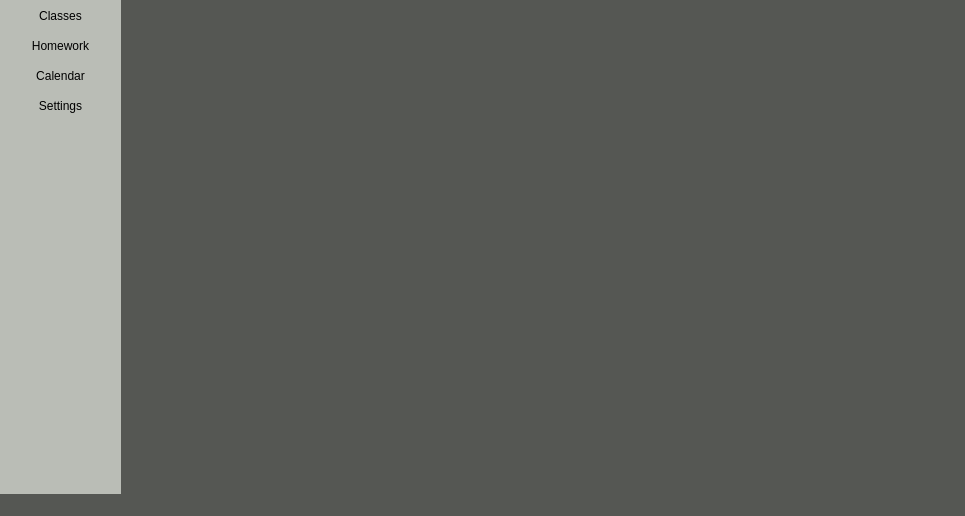
<?xml version="1.0" encoding="UTF-8"?>
<ui version="4.0">
 <class>MainWindow</class>
 <widget class="QMainWindow" name="MainWindow">
  <property name="geometry">
   <rect>
    <x>0</x>
    <y>0</y>
    <width>965</width>
    <height>516</height>
   </rect>
  </property>
  <property name="windowTitle">
   <string>QtHomework</string>
  </property>
  <property name="styleSheet">
   <string notr="true">background-color: rgb(85, 87, 83); border-radius: 0</string>
  </property>
  <widget class="QWidget" name="centralwidget">
   <widget class="QPushButton" name="classMenuButton">
    <property name="geometry">
     <rect>
      <x>0</x>
      <y>0</y>
      <width>121</width>
      <height>31</height>
     </rect>
    </property>
    <property name="cursor">
     <cursorShape>PointingHandCursor</cursorShape>
    </property>
    <property name="styleSheet">
     <string notr="true">QPushButton {
	background-color: rgb(186, 189, 182)
}
QPushButton:hover {
	background-color: rgb(211, 215, 207)
}</string>
    </property>
    <property name="text">
     <string>Classes</string>
    </property>
   </widget>
   <widget class="QPushButton" name="homeworkMenuButton">
    <property name="geometry">
     <rect>
      <x>0</x>
      <y>30</y>
      <width>121</width>
      <height>31</height>
     </rect>
    </property>
    <property name="cursor">
     <cursorShape>PointingHandCursor</cursorShape>
    </property>
    <property name="styleSheet">
     <string notr="true">QPushButton {
	background-color: rgb(186, 189, 182)
}
QPushButton:hover {
	background-color: rgb(211, 215, 207)
}</string>
    </property>
    <property name="text">
     <string>Homework</string>
    </property>
   </widget>
   <widget class="QPushButton" name="calendarMenuButton">
    <property name="geometry">
     <rect>
      <x>0</x>
      <y>60</y>
      <width>121</width>
      <height>31</height>
     </rect>
    </property>
    <property name="cursor">
     <cursorShape>PointingHandCursor</cursorShape>
    </property>
    <property name="styleSheet">
     <string notr="true">QPushButton {
	background-color: rgb(186, 189, 182)
}
QPushButton:hover {
	background-color: rgb(211, 215, 207)
}</string>
    </property>
    <property name="text">
     <string>Calendar</string>
    </property>
   </widget>
   <widget class="QPushButton" name="settingsMenuButton">
    <property name="geometry">
     <rect>
      <x>0</x>
      <y>90</y>
      <width>121</width>
      <height>31</height>
     </rect>
    </property>
    <property name="cursor">
     <cursorShape>PointingHandCursor</cursorShape>
    </property>
    <property name="styleSheet">
     <string notr="true">QPushButton {
	background-color: rgb(186, 189, 182)
}
QPushButton:hover {
	background-color: rgb(211, 215, 207)
}</string>
    </property>
    <property name="text">
     <string>Settings</string>
    </property>
   </widget>
   <widget class="QLabel" name="backgroundLeftMenu">
    <property name="geometry">
     <rect>
      <x>0</x>
      <y>0</y>
      <width>121</width>
      <height>501</height>
     </rect>
    </property>
    <property name="styleSheet">
     <string notr="true">QLabel {
	background-color: rgb(186, 189, 182)
}</string>
    </property>
    <property name="text">
     <string/>
    </property>
   </widget>
   <zorder>backgroundLeftMenu</zorder>
   <zorder>classMenuButton</zorder>
   <zorder>homeworkMenuButton</zorder>
   <zorder>calendarMenuButton</zorder>
   <zorder>settingsMenuButton</zorder>
  </widget>
  <widget class="QMenuBar" name="menubar">
   <property name="geometry">
    <rect>
     <x>0</x>
     <y>0</y>
     <width>965</width>
     <height>21</height>
    </rect>
   </property>
  </widget>
  <widget class="QStatusBar" name="statusbar"/>
 </widget>
 <resources/>
 <connections/>
</ui>
